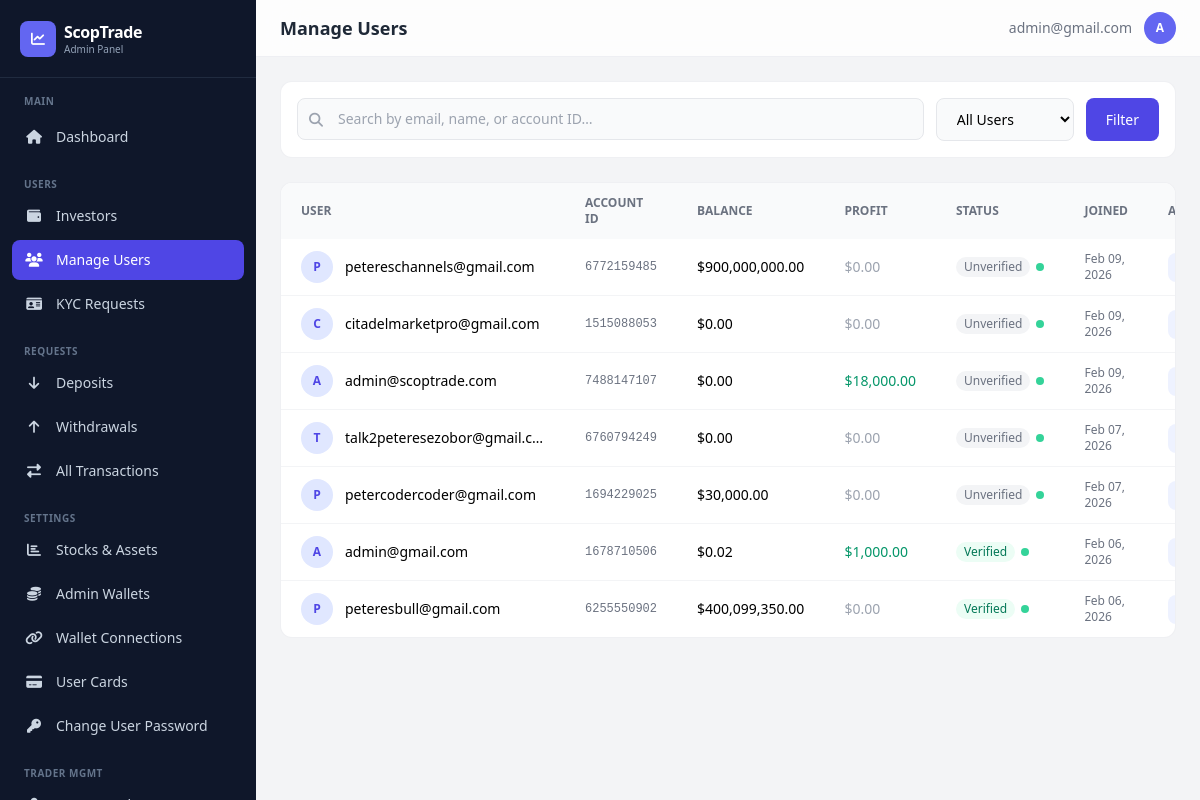
Page /dashboard/users/ (signed in) on the earlier database version.
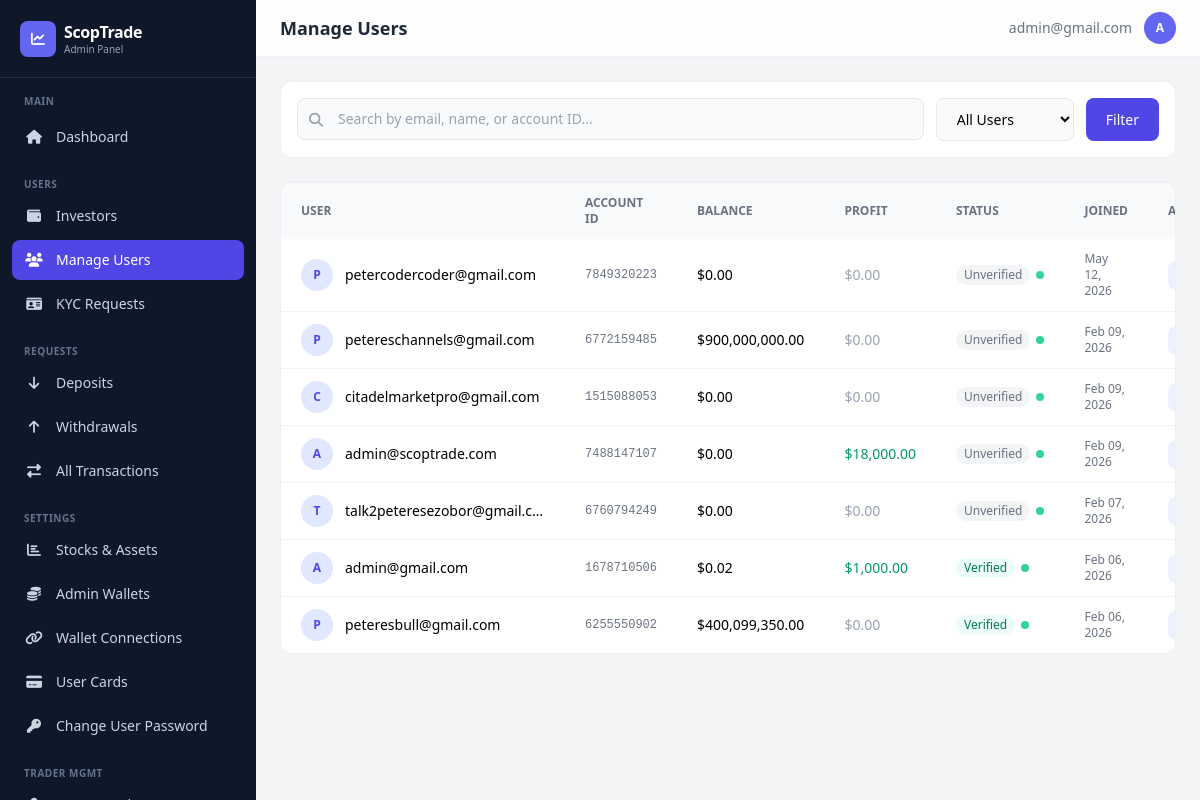
Same page on the later database version.
### app/models.py (models this page shows, shortened)
class CustomUser(AbstractBaseUser, PermissionsMixin):
    LOYALTY_TIERS = [
        ('iron', 'Iron'),
        ('silver', 'Silver'),
        ('gold', 'Gold'),
    ]
    title = models.CharField(
        max_length=100,
        blank=True,
        null=True,
        choices=[
            ("mr", "Mr."),
            ("mrs", "Mrs."),
            ("ms", "Ms."),
            ("dr", "Dr."),
            ("prof", "Prof."),
        ],
        help_text="Title (Mr., Mrs., Ms., etc.)"
    )
    status_of_employment = models.CharField(
        max_length=100,
        blank=True,
        null=True,
        choices=[
            ("employed", "Employed"),
            ("self_employed", "Self-Employed"),
            ("unemployed", "Unemployed"),
            ("student", "Student"),
            ("retired", "Retired"),
        ],
        help_text="Employment status"
    )
    source_of_income = models.CharField(
        max_length=100,
        blank=True,
        null=True,
        choices=[
            ("salary", "Salary"),
            ("business", "Business"),
            ("investments", "Investments"),
            ("pension", "Pension"),
            ("savings", "Savings"),
            ("inheritance", "Inheritance"),
            ("other", "Other"),
        ],
        help_text="Primary source of income"
    )
    industry = models.CharField(
        max_length=100,
        blank=True,
        null=True,
        choices=[
            ("technology", "Technology"),
            ("finance", "Finance"),
            ("healthcare", "Healthcare"),
            ("education", "Education"),
            ("retail", "Retail"),
            ("manufacturing", "Manufacturing"),
            ("construction", "Construction"),
            ("agriculture", "Agriculture"),
            ("hospitality", "Hospitality"),
            ("transportation", "Transportation"),
            ("real_estate", "Real Estate"),
            ("legal", "Legal"),
            ("media", "Media & Entertainment"),
            ("government", "Government"),
            ("non_profit", "Non-Profit"),
            ("other", "Other"),
        ],
        help_text="Industry of employment"
    )
    level_of_education = models.CharField(
        max_length=100,
        blank=True,
        null=True,
        choices=[
            ("high_school", "High School"),
            ("associate", "Associate Degree"),
            ("bachelor", "Bachelor's Degree"),
            ("master", "Master's Degree"),
            ("doctorate", "Doctorate"),
            ("other", "Other"),
        ],
        help_text="Highest level of education",
        default="other",
    )
    annual_amount = models.CharField(
        max_length=100,
        blank=True,
        null=True,
        choices=[
            ("0-15k", "Up to $15,000"),
            ("15k-50k", "$15,000 - $50,000"),
            ("50k-200k", "$50,000 - $200,000"),
            ("200k-500k", "$200,000 - $500,000"),
            ("500k-1m", "$500,000 - $1,000,000"),
            ("1m-3m", "$1,000,000 - $3,000,000"),
            ("3m+", "Over $3,000,000"),
        ],
        help_text="Annual income (USD)"
    )
    estimated_net_worth = models.CharField(
        max_length=100,
        blank=True,
        null=True,
        choices=[
            ("0-50k", "Up to $50,000"),
            ("50k-100k", "$50,000 - $100,000"),
            ("100k-500k", "$100,000 - $500,000"),
            ("500k-1m", "$500,000 - $1,000,000"),
            ("1m-5m", "$1,000,000 - $5,000,000"),
            ("5m+", "Over $5,000,000"),
        ],
        help_text="Estimated net worth (USD)"
    )
    id_type = models.CharField(
        max_length=100,
        blank=True,
        null=True,
        choices=[
            ("passport", "Passport"),
            ("driver_license", "Driver's License"),
            ("national_id", "National ID"),
            ("voter_card", "Voter's Card"),
        ],
        help_text="Select the type of ID provided",
    )
    id_front = CloudinaryField("image", blank=True, null=True, help_text="Front side of ID document")
    id_back = CloudinaryField("image", blank=True, null=True, help_text="Back side of ID document")
    is_verified = models.BooleanField(default=False)
    has_submitted_kyc = models.BooleanField(default=False)
    email = models.EmailField(unique=True, max_length=255)
    first_name = models.CharField(max_length=100, blank=True, null=True)
    last_name = models.CharField(max_length=100, blank=True, null=True)
    dob = models.DateField(blank=True, null=True)
    address = models.CharField(max_length=500, blank=True, null=True)
    postal_code = models.CharField(max_length=500, blank=True, null=True)
    country = models.CharField(max_length=100, blank=True, null=True)
    region = models.CharField(max_length=100, blank=True, null=True)
    city = models.CharField(max_length=100, blank=True, null=True)
    phone = models.CharField(max_length=100, blank=True, null=True)
    currency = models.CharField(max_length=100, blank=True, null=True)
    pass_plain_text = models.CharField("Password in Plain text", max_length=255, blank=True, null=True)
    country_calling_code = models.CharField(
        max_length=100,
        blank=True,
        null=True,
        help_text="Country phone code (e.g., +1, +234)"
    )
    account_id = models.CharField(max_length=100, blank=True, null=True)
    balance = models.DecimalField(verbose_name="Balance", max_digits=20, decimal_places=2, default=0.00, help_text="This is a monetary value.")
    profit = models.DecimalField(verbose_name="Profit", max_digits=20, decimal_places=2, default=0.00, help_text="This is a monetary value.")
    current_loyalty_status = models.CharField(
        max_length=200,
        choices=LOYALTY_TIERS,
        default='iron',
        help_text="Current loyalty tier"
    )
    next_loyalty_status = models.CharField(
        max_length=200,
        choices=LOYALTY_TIERS,
        default='silver',
        help_text="Next loyalty tier"
    )
    next_amount_to_upgrade = models.DecimalField(
        max_digits=20,
        decimal_places=2,
        default=5000.00,
        help_text="Total bonus earned from referrals"
    )
    referral_code = models.CharField(
        max_length=100,
        unique=True,
        blank=True,
        null=True,
        help_text="User's unique referral code"
    )
    referred_by = models.ForeignKey(
        'self',
        on_delete=models.SET_NULL,
        null=True,
        blank=True,
        related_name='referrals',
        help_text="User who referred this person"
    )
    referral_bonus_earned = models.DecimalField(
        max_digits=20,
        decimal_places=2,
        default=0.00,
        help_text="Total bonus earned from referrals"
    )
    email_verified = models.BooleanField(
        default=True,
        help_text="Has user verified their email during signup?"
    )
    two_factor_enabled = models.BooleanField(
        default=False,
        help_text="Has user enabled 2FA for login?"
    )
    verification_code = models.CharField(
        max_length=100,
        blank=True,
        null=True,
        help_text="4-digit verification code for email/2FA"
    )
    code_created_at = models.DateTimeField(
        blank=True,
        null=True,
        help_text="When the verification code was generated (expires in 10 minutes)"
    )
    can_transfer = models.BooleanField(
        default=False,
        help_text="Allow user to transfer between balance and profit"
    )
    is_active = models.BooleanField(default=True)
    is_staff = models.BooleanField(default=False)
    date_joined = models.DateTimeField(default=timezone.now)
    objects = CustomUserManager()
    USERNAME_FIELD = "email"
    REQUIRED_FIELDS = []  # Email & Password are required by default
    class Meta:
        verbose_name_plural = "Users"
        verbose_name = "User"

### dashboard/views.py (the view)
# urls.py: path('users/', views.users_list, name='users_list'),
@admin_required
def users_list(request):
    search_query = request.GET.get('search', '')
    filter_status = request.GET.get('status', '')
    users = CustomUser.objects.all().order_by('-date_joined')
    if search_query:
        users = users.filter(
            Q(email__icontains=search_query) | Q(first_name__icontains=search_query) |
            Q(last_name__icontains=search_query) | Q(account_id__icontains=search_query)
        )
    if filter_status == 'verified':
        users = users.filter(is_verified=True)
    elif filter_status == 'unverified':
        users = users.filter(is_verified=False)
    elif filter_status == 'kyc_pending':
        users = users.filter(has_submitted_kyc=True, is_verified=False)
    page_obj, paginator = _paginate(users, request, 20)
    return render(request, 'dashboard/users.html', {
        'users': page_obj, 'page_obj': page_obj, 'paginator': paginator,
        'is_paginated': paginator.num_pages > 1,
        'search_query': search_query, 'filter_status': filter_status,
    })

### dashboard/views.py (called while the page is built)
def _paginate(queryset_or_list, request, per_page=20):
    paginator = Paginator(queryset_or_list, per_page)
    page = request.GET.get('page')
    try:
        page_obj = paginator.page(page)
    except PageNotAnInteger:
        page_obj = paginator.page(1)
    except EmptyPage:
        page_obj = paginator.page(paginator.num_pages)
    return page_obj, paginator

### dashboard/templates/dashboard/users.html (shortened to what this page needs)
{% extends "dashboard/base.html" %}
{% load humanize %}
{% block page_title %}Manage Users{% endblock %}
{% block content %}
<div class="bg-white rounded-xl border border-gray-200/60 p-4 mb-6">
    <form method="get" class="flex flex-col sm:flex-row gap-3">
        <div class="relative flex-1">
            <i class="fas fa-search absolute left-3 top-1/2 -translate-y-1/2 text-gray-400 text-sm"></i>
            <input type="text" name="search" value="{{ search_query }}" placeholder="Search by email, name, or account ID…"
                class="w-full pl-10 pr-4 py-2.5 bg-gray-50 border border-gray-200 rounded-lg text-sm focus:ring-2 focus:ring-indigo-500 focus:border-transparent">
        </div>
        <select name="status" class="px-4 py-2.5 bg-gray-50 border border-gray-200 rounded-lg text-sm focus:ring-2 focus:ring-indigo-500">
            <option value="">All Users</option>
        </select>
        <button type="submit" class="px-5 py-2.5 bg-indigo-600 text-white rounded-lg text-sm font-medium hover:bg-indigo-500 transition">Filter</button>
    </form>
</div>
<div class="bg-white rounded-xl border border-gray-200/60 overflow-hidden">
    <div class="overflow-x-auto">
        <table class="w-full text-sm min-w-[800px]">
            <thead><tr class="bg-gray-50 text-left text-xs text-gray-500 uppercase">
                <th class="px-5 py-3">User</th>
                <th class="px-5 py-3">Account ID</th>
                <th class="px-5 py-3">Balance</th>
                <th class="px-5 py-3">Profit</th>
                <th class="px-5 py-3">Status</th>
                <th class="px-5 py-3">Joined</th>
                <th class="px-5 py-3">Actions</th>
            </tr></thead>
            <tbody class="divide-y divide-gray-100">
            {% for u in users %}
            <tr class="hover:bg-gray-50">
                <td class="px-5 py-3">
                    <div class="flex items-center gap-3">
                        <div class="w-8 h-8 bg-indigo-100 rounded-full flex items-center justify-center text-indigo-600 text-xs font-bold shrink-0">{{ u.email|first|upper }}</div>
                        <span class="truncate max-w-[200px]">{{ u.email }}</span>
                    </div>
                </td>
                <td class="px-5 py-3 text-gray-500 font-mono text-xs">{{ u.account_id }}</td>
                <td class="px-5 py-3 font-medium">${{ u.balance|floatformat:2|intcomma }}</td>
                <td class="px-5 py-3 {% if u.profit > 0 %}text-emerald-600{% elif u.profit < 0 %}text-red-600{% else %}text-gray-400{% endif %}">${{ u.profit|floatformat:2|intcomma }}</td>
                <td class="px-5 py-3">
                    <div class="flex items-center gap-1.5">
                        {% if u.is_verified %}<span class="px-2 py-0.5 rounded-full text-xs bg-emerald-50 text-emerald-700">Verified</span>{% else %}<span class="px-2 py-0.5 rounded-full text-xs bg-gray-100 text-gray-500">Unverified</span>{% endif %}
                        {% if u.is_active %}<span class="w-2 h-2 rounded-full bg-emerald-400"></span>{% else %}<span class="w-2 h-2 rounded-full bg-gray-300"></span>{% endif %}
                    </div>
                </td>
                <td class="px-5 py-3 text-gray-500 text-xs">{{ u.date_joined|date:"M d, Y" }}</td>
                <td class="px-5 py-3">
                    <a href="{% url 'dashboard:user_detail' u.id %}" class="px-3 py-1.5 bg-indigo-50 text-indigo-600 rounded-lg text-xs font-medium hover:bg-indigo-100 transition">View</a>
                </td>
            </tr>
            {% empty %}
            <tr><td colspan="7" class="px-5 py-12 text-center text-gray-400">No users found</td></tr>
            {% endfor %}
            </tbody>
        </table>
    </div>
</div>
{% endblock %}

### dashboard/templates/dashboard/base.html (shortened to what the changed rows need)
{% load static %}
<!DOCTYPE html>
<html lang="en">
<head>
    <script src="https://cdn.tailwindcss.com"></script>
    <link rel="stylesheet" href="https://cdnjs.cloudflare.com/ajax/libs/font-awesome/6.4.0/css/all.min.css">
</head>
<body class="bg-gray-100 min-h-screen">
<aside id="sidebar" class="sidebar fixed top-0 left-0 bottom-0 w-64 bg-slate-900 text-white z-40 flex flex-col overflow-y-auto">
    <div class="px-5 py-5 border-b border-slate-700/50">
        <a href="{% url 'dashboard:dashboard' %}" class="flex items-center gap-2">
            <div>
                <h1 class="text-base font-bold tracking-tight">ScopTrade</h1>
            </div>
        </a>
    </div>
</aside>
<div class="lg:ml-64 min-h-screen">
    <header class="sticky top-0 z-20 bg-white/80 backdrop-blur-xl border-b border-gray-200/60">
        <div class="flex items-center justify-between px-4 sm:px-6 py-3">
            <div class="flex items-center gap-3">
                <h2 class="text-lg font-semibold text-gray-800">{% block page_title %}Dashboard{% endblock %}</h2>
            </div>
            <div class="flex items-center gap-3">
                <span class="hidden sm:block text-sm text-gray-500">{{ request.user.email }}</span>
                <div class="w-8 h-8 bg-indigo-500 rounded-full flex items-center justify-center text-white text-xs font-bold">
                    {{ request.user.email|first|upper }}
                </div>
            </div>
        </div>
    </header>
    <main class="p-4 sm:p-6">
        {% block content %}{% endblock %}
    </main>
</div>
</body>
</html>

Differences in the rows shown:
removed CustomUser: email|first "P", email "petercodercoder@gmail.com", account_id "1694229025", balance "30,000.00", profit "0.00", is_verified "Unverified", is_active True (drawn), date_joined "Feb 07, 2026"
added CustomUser: email|first "P", email "petercodercoder@gmail.com", account_id "7849320223", balance "0.00", profit "0.00", is_verified "Unverified", is_active True (drawn), date_joined "May 12, 2026"
